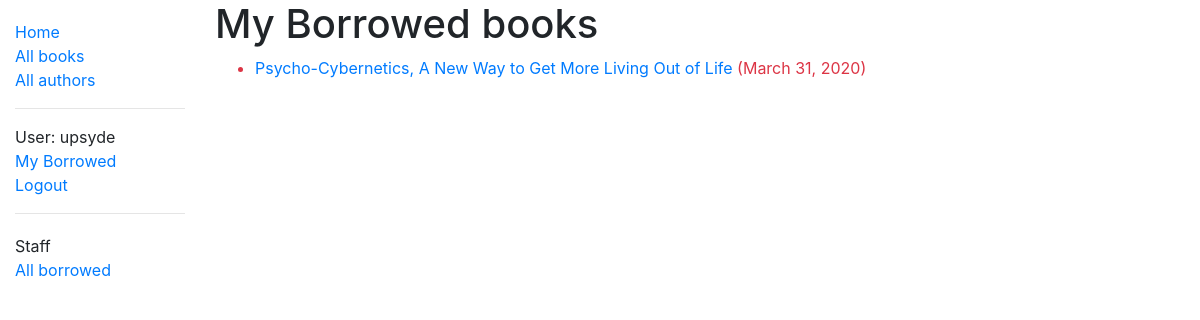
The app's page /catalog/mybooks/ (signed in) with its own data.
### catalog/models.py (models this page shows, shortened)
class BookInstance(models.Model):
    id = models.UUIDField(
        primary_key=True,
        default=uuid.uuid4,
        help_text="Unique ID for this particular book across whole library",
    )
    book = models.ForeignKey("Book", on_delete=models.SET_NULL, null=True)
    imprint = models.CharField(max_length=200)
    due_back = models.DateField(null=True, blank=True)
    book_borrower = models.ForeignKey(
        User, on_delete=models.SET_NULL, null=True, blank=True
    )
    book_quality = models.CharField(max_length=200)
    LOAN_STATUS = (
        ("m", "Maintenance"),
        ("o", "On loan"),
        ("a", "Available"),
        ("r", "Reserved"),
    )
    status = models.CharField(
        max_length=1,
        choices=LOAN_STATUS,
        blank=True,
        default="m",
        help_text="Book availability",
    )
    class Meta:
        ordering = ["due_back"]
        permissions = (("can_mark_returned", "Set book as returned"),)
    @property
    def is_overdue(self):
        if self.due_back and date.today() > self.due_back:
            return True
        return False

class Book(models.Model):
    title = models.CharField(max_length=200)
    author = models.ForeignKey("Author", on_delete=models.SET_NULL, null=True)
    summary = models.TextField(
        max_length=1000, help_text="Enter a brief description of the book"
    )
    isbn = models.CharField(
        "ISBN",
        max_length=13,
        help_text="13 Character"
        ' <a href="https://www.isbn-international.org/content/what-isbn">'
        "ISBN number</a>",
    )
    genre = models.ManyToManyField(
        Genre, help_text="Select a genre for this book"
    )
    book_language = models.ForeignKey(
        "BookLanguage", on_delete=models.SET_NULL, null=True
    )
    def display_genre(self):
        """Create a string for the Genre.
        This is required to display genre in Admin."""
        return ", ".join(genre.name for genre in self.genre.all()[:3])
    display_genre.short_description = "Genre"

### catalog/views.py (the view)
class LoanedBooksByUserListView(LoginRequiredMixin, generic.ListView):
    model = BookInstance
    template_name = "catalog/bookinstance_list_borrowed_user.html"
    paginate_by = 10
    def get_queryset(self):
        return (
            BookInstance.objects.filter(book_borrower=self.request.user)
            .filter(status__exact="o")
            .order_by("due_back")
        )

### catalog/templates/catalog/bookinstance_list_borrowed_user.html
{% extends "base_generic.html" %}
{% block content %}
<h1>My Borrowed books</h1>
{% if bookinstance_list %}
<ul>
  {% for bookinst in bookinstance_list %}
  <li class="{% if bookinst.is_overdue %}text-danger{% endif %}">
    <a href="{% url 'book-detail' bookinst.book.pk %}">{{bookinst.book.title}}</a> ({{ bookinst.due_back }})
  </li>
  {% endfor %}
</ul>
{% else %}
<p>There are no books borrowed.</p>
{% endif %}
{% endblock %}

### catalog/templates/base_generic.html (shortened to what this page needs)
<!DOCTYPE html>
<html lang="en">
<head>
  <link rel="stylesheet" href="https://stackpath.bootstrapcdn.com/bootstrap/4.1.3/css/bootstrap.min.css"
>
  {% load static %}
  <link rel="stylesheet" href="{% static 'css/styles.css' %}">
</head>
<body>
  <div class="container-fluid">
    <div class="row">
      <div class="col-sm-2">
        {% block sidebar %}
        <ul class="sidebar-nav">
          <li><a href="{% url 'index' %}">Home</a></li>
          <li><a href="{% url 'books' %}">All books</a></li>
          <li><a href="{% url 'authors' %}">All authors</a></li>
          <hr>
          {% if user.is_authenticated %}
          <li>User: {{ user.get_username }}</li>
          <li><a href="{% url 'my-borrowed' %}">My Borrowed</a></li>
          <li><a href="{% url 'logout'%}?next={{request.path}}">Logout</a></li>
          {% else %}
          <li><a href="{% url 'login'%}?next={{request.path}}">Login</a></li>
          {% endif %}
          <hr>
          <ul class="sidebar-nav">
            {% if perms.catalog.can_mark_returned %}
            <li>Staff</li>
            <li><a href="{% url 'all-borrowed' %}">All borrowed</a></li>
            {% endif %}
          </ul>
        </ul>
        {% endblock %}
      </div>
      <div class="col-sm-10 ">{% block content %}{% endblock %}</div>
    </div>
  </div>
</body>
</html>

### catalog/static/css/styles.css (style rules this page uses)
.sidebar-nav { margin-top: 20px; padding: 0; list-style: none; }

### records on screen
BookInstance: book "Psycho-Cybernetics, A New Way to Get More Living Out of Life", due_back "March 31, 2020"

### other values on screen
{{ user.get_username }} "upsyde"
